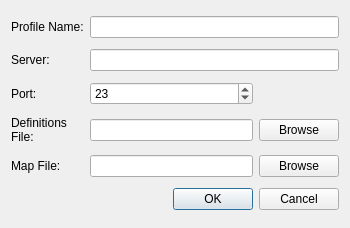
<ui version="4.0" >
 <class>ProfileEditDialog</class>
 <widget class="QWidget" name="ProfileEditDialog" >
  <property name="geometry" >
   <rect>
    <x>0</x>
    <y>0</y>
    <width>350</width>
    <height>228</height>
   </rect>
  </property>
  <property name="windowTitle" >
   <string>Profile Editor - mClient</string>
  </property>
  <layout class="QGridLayout" name="gridLayout" >
   <item row="0" column="0" >
    <widget class="QLabel" name="label" >
     <property name="text" >
      <string>Profile Name:</string>
     </property>
    </widget>
   </item>
   <item row="0" column="1" colspan="2" >
    <widget class="QLineEdit" name="profileName" />
   </item>
   <item row="1" column="0" >
    <widget class="QLabel" name="label_2" >
     <property name="text" >
      <string>Server:</string>
     </property>
    </widget>
   </item>
   <item row="1" column="1" colspan="2" >
    <widget class="QLineEdit" name="profileServer" />
   </item>
   <item row="2" column="0" >
    <widget class="QLabel" name="label_3" >
     <property name="text" >
      <string>Port:</string>
     </property>
    </widget>
   </item>
   <item row="2" column="1" >
    <widget class="QSpinBox" name="profilePort" >
     <property name="maximum" >
      <number>99999</number>
     </property>
     <property name="value" >
      <number>23</number>
     </property>
    </widget>
   </item>
   <item row="3" column="0" >
    <widget class="QLabel" name="label_4" >
     <property name="text" >
      <string>Definitions
File:</string>
     </property>
    </widget>
   </item>
   <item row="3" column="2" >
    <widget class="QPushButton" name="definitionsButton" >
     <property name="text" >
      <string>Browse</string>
     </property>
    </widget>
   </item>
   <item row="3" column="1" >
    <widget class="QLineEdit" name="profileDefinitions" >
     <property name="text" >
      <string/>
     </property>
    </widget>
   </item>
   <item row="5" column="0" colspan="3" >
    <widget class="QDialogButtonBox" name="buttonBox" >
     <property name="standardButtons" >
      <set>QDialogButtonBox::Cancel|QDialogButtonBox::Ok</set>
     </property>
    </widget>
   </item>
   <item row="4" column="0" >
    <widget class="QLabel" name="label_5" >
     <property name="text" >
      <string>Map File:</string>
     </property>
    </widget>
   </item>
   <item row="4" column="1" >
    <widget class="QLineEdit" name="profileMap" />
   </item>
   <item row="4" column="2" >
    <widget class="QPushButton" name="mapButton" >
     <property name="text" >
      <string>Browse</string>
     </property>
    </widget>
   </item>
  </layout>
 </widget>
 <resources/>
 <connections/>
</ui>
